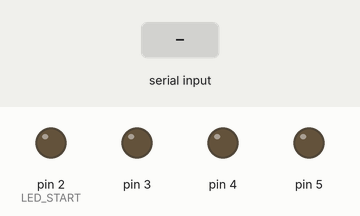
The sketch below on a simulated Arduino Uno, built with avr-gcc and run on an emulated ATmega328P. Parts: output pins drawn as LEDs (lit = HIGH). Inputs (shaded band) come from the test bench.

Above: at 1.9 s.
2.0 s: "1" received over Serial
At 2.9 s:
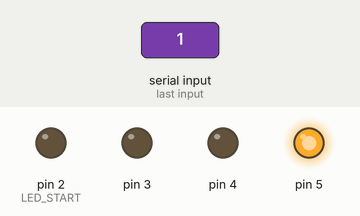
3.5 s: "2" received over Serial
At 4.0 s:
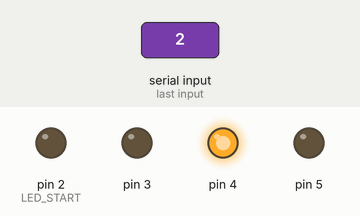
5.0 s: "0" received over Serial
At 6.4 s:
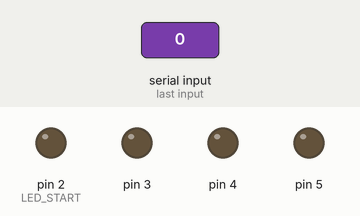
Timing chart, 0 to 8.0 s (numbered marks = the images above; inputs shaded):
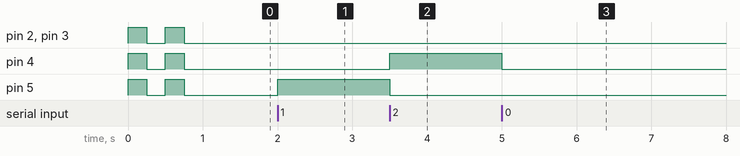

The sketch:

arduino.ino
```cpp
#define LED_AMOUNT 4
// 2, 3, 4, 5
#define LED_START 2

void setup() {
  for(int i = 0; i < LED_AMOUNT; i++) {
    pinMode(LED_START + i, OUTPUT);
    digitalWrite(LED_START + i, LOW);
  }

  Serial.begin(9600);

  // Pretty lights!
  setState(15);
  delay(250);
  setState(0);
  delay(250);
  setState(15);
  delay(250);
  setState(0);
}

void setState(int data) {
  for(int i = 0; i < LED_AMOUNT; i++) {
    int state = (data >> i) & 1;

    digitalWrite(LED_START + (LED_AMOUNT - 1) - i, state > 0 ? HIGH : LOW);
  }
}

void loop() {
  if( Serial.available() > 0 ) {
    int data = int(Serial.read());
    setState(data);
  }
}
```

Measured:
- after the input at 2.0 s, pin 5: LOW → HIGH at once
- after the input at 3.5 s, pin 4: LOW → HIGH at once; pin 5: HIGH → LOW at once
- after the input at 5.0 s, pin 4: HIGH → LOW at once
